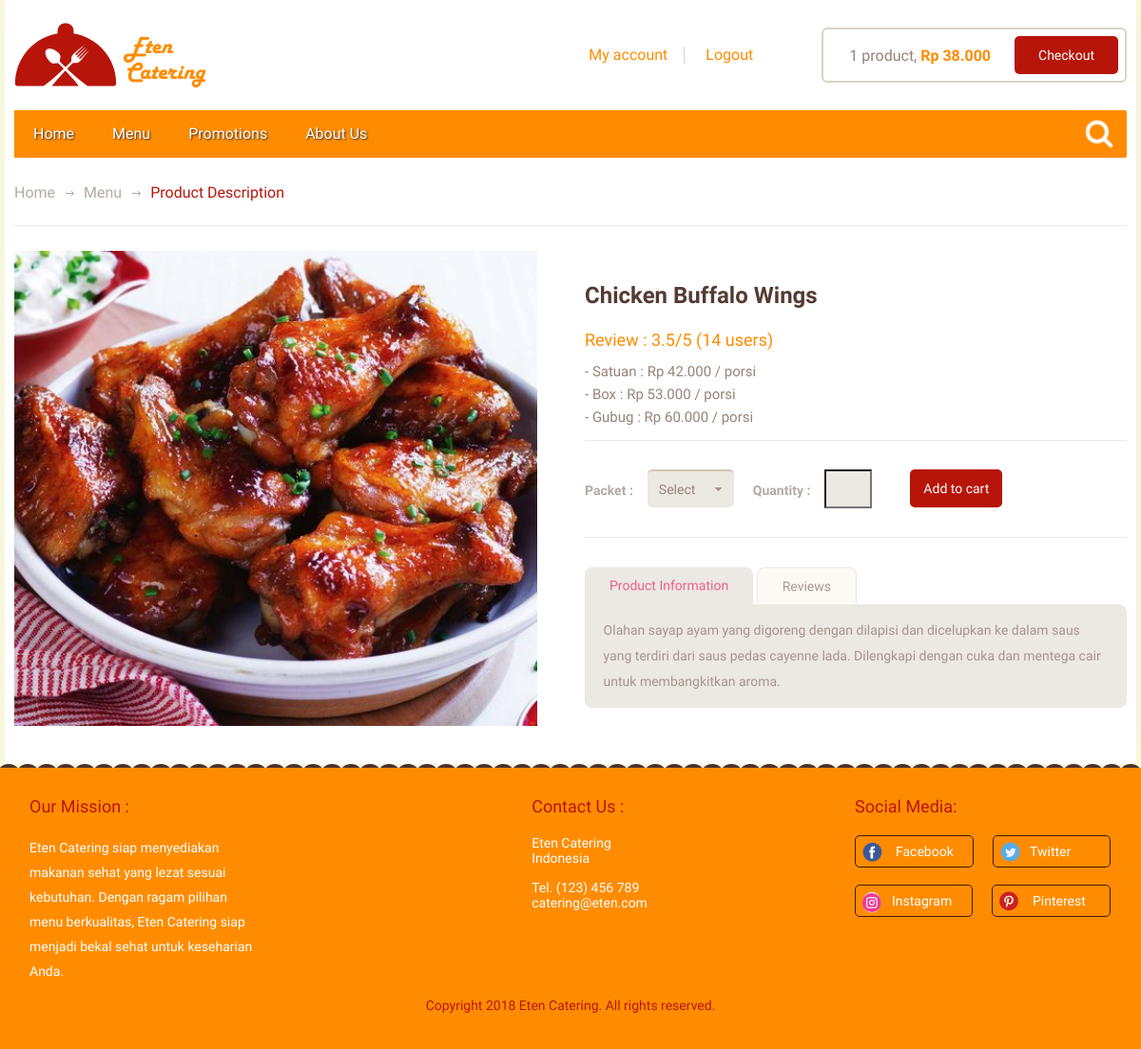
/product/product_detail/2, run on the app's committed database.
### tables this page shows
CREATE TABLE `products` (
  `product_id` varchar(100) NOT NULL,
  `product_name` varchar(100) DEFAULT NULL,
  `product_description` varchar(2000) DEFAULT NULL,
  `product_price` varchar(100) DEFAULT NULL,
  `photo` varchar(500) NOT NULL,
  `product_review` varchar(100) NOT NULL,
  `origin` varchar(100) NOT NULL,
  `type` varchar(100) NOT NULL
);

CREATE TABLE `product_variant` (
  `variant_id` int(50) NOT NULL,
  `product_id` int(50) NOT NULL,
  `variant_name` varchar(100) NOT NULL,
  `price` varchar(100) NOT NULL
);

### application/controllers/Product.php (called while the page is built, shortened)
<?php
class Product extends CI_Controller {
	public function __construct()
	{
		$this->load->model('model_product');
	}
	public function product_detail()
	{
		$id_product = $this->uri->segment(3);
		$data = array(
			'detail' => $this->model_product->product_detail($id_product),
			'jenis' => $this->model_product->product_variant($id_product)
		);
		$this->load->view('header');
		$this->load->view('product', $data);
	}
}

### index.php (called while the page is built, shortened)
<?php
require_once BASEPATH.'core/CodeIgniter.php';

### application/models/model_product.php (called while the page is built, shortened)
<?php
class model_product extends CI_Model {
	public function product_detail($id_product)
	{
		$query = $this->db->query("SELECT product_id, product_name, product_description, photo, product_review FROM products WHERE product_id='$id_product'");
		return $query->row();
	}
	public function product_variant($id_product)
	{
		$query = $this->db->query("SELECT * FROM product_variant WHERE product_id='$id_product'");
		return $query->result();
	}
}
?>

### application/views/product.php (the view, shortened to what this page needs)
<section class="main">
				<div class="content">
					<section class="bar">
						<div class="bar-frame">
							<ul class="breadcrumbs">
								<li><a href="<?php echo base_url()?>home">Home</a></li>
								<li><a href="<?php echo base_url()?>product">Menu</a></li>
								<li>Product Description</li>
							</ul>
						</div>
					</section>
					<div class="details-info">
						<div class="item">
							<div class="image1">
							 <img src="<?php echo base_url();?>/assets/images/<?= $detail->photo?>" height= '500' alt="" />
							</div>
						</div>
						<div class="description">
							<div class="head">
								<h1 class="title"><strong><?= $detail->product_name?></strong></h1>
								<h2>Review : <?= $detail->product_review?></h2>
								<?php foreach ($jenis as $key) : ?>
								<h3>- <?= $key->variant_name?> : Rp <?= $key->price?> / porsi</h3>
								<?php endforeach; ?>
							</div>
							<div class="section">
								<form class="form-sort page" action="<?php echo base_url(); ?>product/cart">
									<fieldset>
										<div class="row">
											<div class="row">
												<label for="price"><strong>Packet :</strong></label>
											</div>
											<div class="row">
												<label for="quantity"><strong>Quantity :</strong></label>
													<input type="number" class="btn-qty" />
											</div>
										</div>
										<input type="submit" value="Add to cart" class="btn pink" />
									</fieldset>
								</form>
							</div>
							<div id="tabs">
								<ul>
									<li><a href="#tabs-1">Product Information</a></li>
									<li><a href="#tabs-3">Reviews</a></li>
								</ul>
								<div id="tabs-1"><?= $detail->product_description?></div>
							</div>
						</div>
					</div>
				</div>
			</section>
		</div>
		<footer id="footer">
			<div class="footer-content">
				<ul class="left_side">
					<li>
						<span>Our Mission :</span>
						<p style="line-height: 26px;">Eten Catering siap menyediakan makanan sehat yang lezat sesuai kebutuhan. Dengan ragam pilihan menu berkualitas, Eten Catering siap menjadi bekal sehat untuk keseharian Anda.</p>
					</li>
					<li>
					</li>
					<li>
						<span>Contact Us :</span>
						<p>Eten Catering<br />Indonesia</p>
						<p>Tel. (123) 456 789<br />catering@eten.com</p>
					</li>
				</ul>
				<ul class="right_side">
					<li>
						<span>Social Media:</span>
						<div class="social">
							<a href="https://www.facebook.com/" class="fb">Facebook</a>
							<a href="https://twitter.com/" class="tw">Twitter</a>
						</div>
						<div class="social">
							<a href="https://www.instagram.com/" class="gl">Instagram</a>
							<a href="https://id.pinterest.com/" class="pn">Pinterest</a>
						</div>
					</li>
				</ul>
				<p class="copy">Copyright 2018 Eten Catering. All rights reserved.</p>
			</div>
		</footer>
	</div>
</body>
</html>

### data on the page
products: photo (picture), product_name "Chicken Buffalo Wings", product_review "3.5/5 (14 users)", product_description "Olahan sayap ayam yang digoreng dengan dilapisi dan dicelupkan ke dalam saus yang terdiri dari saus pedas cayenne lada. Dilengkapi dengan cuka dan mentega cair untuk membangkitkan aroma."
product_variant: variant_name "Satuan", price "42.000"
product_variant: variant_name "Box", price "53.000"
product_variant: variant_name "Gubug", price "60.000"
